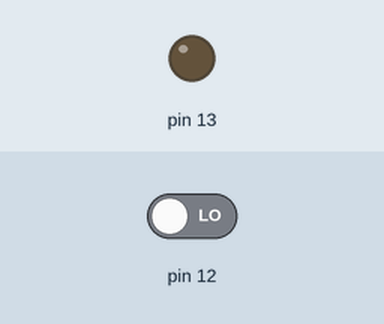
Simulated run of this sketch. Board: Arduino Uno, built with avr-gcc and run on an emulated ATmega328P. Shown: output pins drawn as LEDs (lit = HIGH). The test bench sets the inputs (shaded band); at power-on: pin 12 LOW.

Above: at 1.2 s.
1.3 s: pin 12 driven HIGH
At 1.31 s:
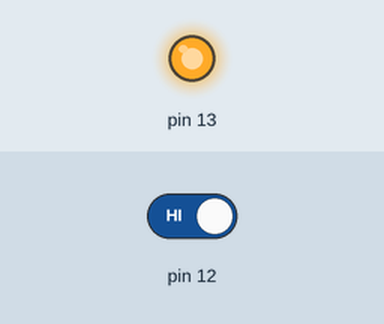
4.3 s: pin 12 driven LOW
At 5.0 s:
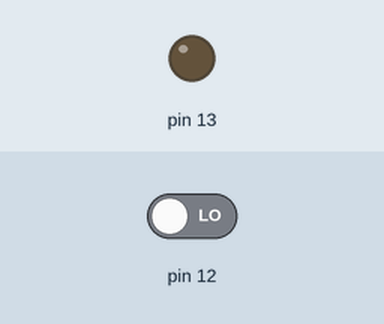
Timing chart, 0 to 7.3 s (numbered marks = the images above; inputs shaded):
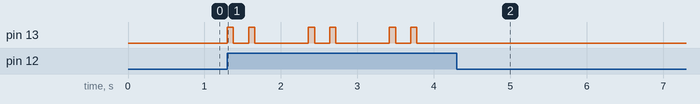

Measured:
- after the input at 1.3 s, pin 13: LOW → HIGH at once, then repeats every 1.1 s: LOW 0.20 s, HIGH 0.08 s, LOW 0.70 s, HIGH 0.08 s
- after the input at 4.3 s, pin 13: stops changing and stays LOW

The sketch:

switch.ino
```cpp
int old;

void setup() {
  // Serial.begin (9600)
  //
}

void loop() {

  boolean button;
  button = digitalRead(12);
// Serial.printIn(button);
// delay(100);

//if(button == HIGH && button != old){
//  Serial.printIN("Switch Toggled");
//}
  if (button == HIGH){

    analogWrite( 13, 255 );
    delay(80);

    analogWrite( 13 , 0 );
    delay(200);

    analogWrite( 13 , 245 );
    delay(80);

    analogWrite( 13 , 0 );
    delay(700);
  }  }
```
